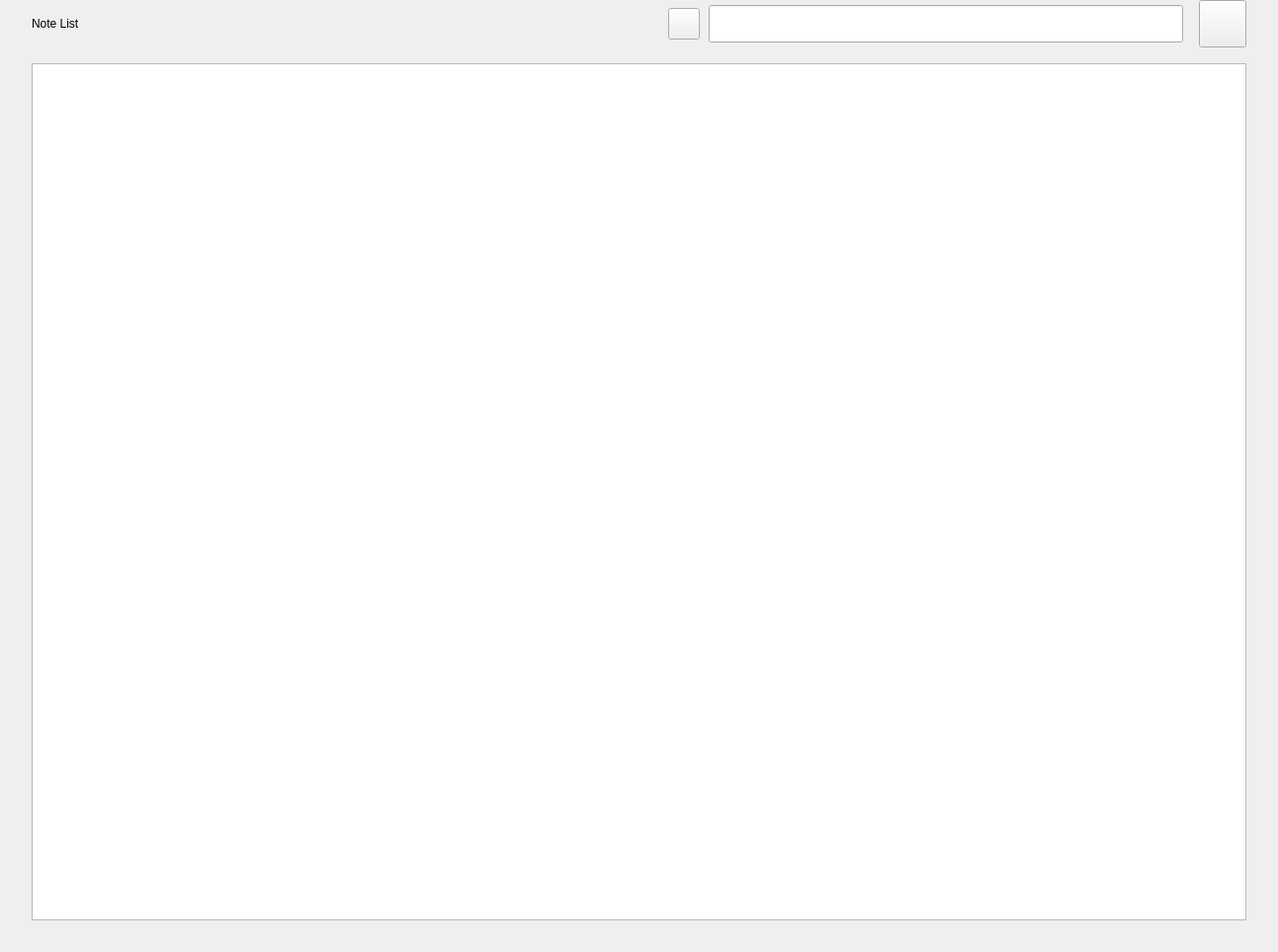
<?xml version="1.0" encoding="UTF-8"?>
<ui version="4.0">
 <class>Widget</class>
 <widget class="QWidget" name="Widget">
  <property name="geometry">
   <rect>
    <x>0</x>
    <y>0</y>
    <width>1293</width>
    <height>963</height>
   </rect>
  </property>
  <property name="windowTitle">
   <string>Widget</string>
  </property>
  <property name="styleSheet">
   <string notr="true"/>
  </property>
  <layout class="QVBoxLayout" name="verticalLayout_2">
   <property name="spacing">
    <number>0</number>
   </property>
   <property name="leftMargin">
    <number>0</number>
   </property>
   <property name="topMargin">
    <number>0</number>
   </property>
   <property name="rightMargin">
    <number>0</number>
   </property>
   <property name="bottomMargin">
    <number>0</number>
   </property>
   <item>
    <layout class="QVBoxLayout" name="verticalLayout">
     <property name="spacing">
      <number>16</number>
     </property>
     <property name="leftMargin">
      <number>0</number>
     </property>
     <property name="rightMargin">
      <number>0</number>
     </property>
     <property name="bottomMargin">
      <number>32</number>
     </property>
     <item>
      <layout class="QHBoxLayout" name="horizontalLayout_2">
       <property name="spacing">
        <number>0</number>
       </property>
       <property name="leftMargin">
        <number>32</number>
       </property>
       <property name="rightMargin">
        <number>32</number>
       </property>
       <item>
        <widget class="QLabel" name="label">
         <property name="text">
          <string>Note List</string>
         </property>
        </widget>
       </item>
       <item>
        <spacer name="horizontalSpacer">
         <property name="orientation">
          <enum>Qt::Horizontal</enum>
         </property>
         <property name="sizeHint" stdset="0">
          <size>
           <width>40</width>
           <height>20</height>
          </size>
         </property>
        </spacer>
       </item>
       <item>
        <spacer name="horizontalSpacer_4">
         <property name="orientation">
          <enum>Qt::Horizontal</enum>
         </property>
         <property name="sizeType">
          <enum>QSizePolicy::Minimum</enum>
         </property>
         <property name="sizeHint" stdset="0">
          <size>
           <width>9</width>
           <height>20</height>
          </size>
         </property>
        </spacer>
       </item>
       <item>
        <widget class="kdk::KPushButton" name="newKynote">
         <property name="minimumSize">
          <size>
           <width>32</width>
           <height>32</height>
          </size>
         </property>
         <property name="maximumSize">
          <size>
           <width>32</width>
           <height>32</height>
          </size>
         </property>
         <property name="cursor">
          <cursorShape>PointingHandCursor</cursorShape>
         </property>
         <property name="focusPolicy">
          <enum>Qt::TabFocus</enum>
         </property>
         <property name="styleSheet">
          <string notr="true"/>
         </property>
         <property name="text">
          <string/>
         </property>
         <property name="icon">
          <iconset>
           <normaloff>:/images/newNote_Regular.png</normaloff>:/images/newNote_Regular.png</iconset>
         </property>
         <property name="iconSize">
          <size>
           <width>32</width>
           <height>32</height>
          </size>
         </property>
        </widget>
       </item>
       <item>
        <spacer name="horizontalSpacer_3">
         <property name="orientation">
          <enum>Qt::Horizontal</enum>
         </property>
         <property name="sizeType">
          <enum>QSizePolicy::Minimum</enum>
         </property>
         <property name="sizeHint" stdset="0">
          <size>
           <width>9</width>
           <height>20</height>
          </size>
         </property>
        </spacer>
       </item>
       <item>
        <widget class="kdk::KSearchLineEdit" name="SearchLine">
         <property name="minimumSize">
          <size>
           <width>480</width>
           <height>38</height>
          </size>
         </property>
         <property name="maximumSize">
          <size>
           <width>480</width>
           <height>38</height>
          </size>
         </property>
         <property name="styleSheet">
          <string notr="true"/>
         </property>
        </widget>
       </item>
       <item>
        <spacer name="horizontalSpacer_2">
         <property name="orientation">
          <enum>Qt::Horizontal</enum>
         </property>
         <property name="sizeType">
          <enum>QSizePolicy::Fixed</enum>
         </property>
         <property name="sizeHint" stdset="0">
          <size>
           <width>16</width>
           <height>20</height>
          </size>
         </property>
        </spacer>
       </item>
       <item>
        <widget class="QPushButton" name="viewChangeButton">
         <property name="minimumSize">
          <size>
           <width>48</width>
           <height>48</height>
          </size>
         </property>
         <property name="maximumSize">
          <size>
           <width>48</width>
           <height>48</height>
          </size>
         </property>
         <property name="styleSheet">
          <string notr="true"/>
         </property>
         <property name="text">
          <string/>
         </property>
        </widget>
       </item>
      </layout>
     </item>
     <item>
      <layout class="QVBoxLayout" name="verticalLayout_4">
       <property name="leftMargin">
        <number>32</number>
       </property>
       <property name="rightMargin">
        <number>32</number>
       </property>
       <item>
        <widget class="NoteView" name="listView">
         <property name="styleSheet">
          <string notr="true"/>
         </property>
        </widget>
       </item>
      </layout>
     </item>
    </layout>
   </item>
  </layout>
 </widget>
 <customwidgets>
  <customwidget>
   <class>NoteView</class>
   <extends>QListView</extends>
   <header location="global">noteView.h</header>
  </customwidget>
  <customwidget>
   <class>kdk::KSearchLineEdit</class>
   <extends>QLineEdit</extends>
   <header location="global">ksearchlineedit.h</header>
  </customwidget>
  <customwidget>
   <class>kdk::KPushButton</class>
   <extends>QPushButton</extends>
   <header location="global">kpushbutton.h</header>
  </customwidget>
 </customwidgets>
 <resources/>
 <connections/>
</ui>
